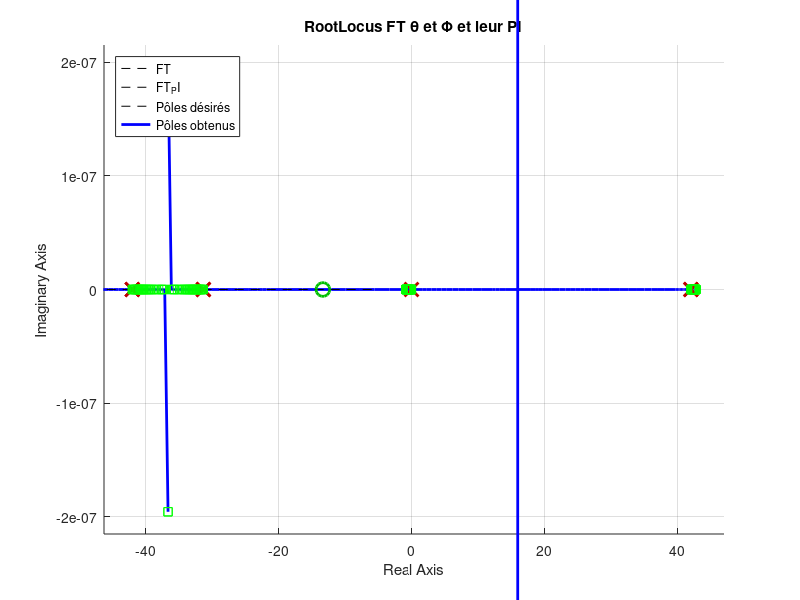

This figure's MATLAB source:
% S5 Projet - TEAM Kirby
% Asservissements (Inclinaison plaque)
clc
close all
clear
clc

% Contrôle de l'affichage et FT
showGraphicsAndData = 1;
useLocalTransferFunction = 1;


% Fonction de transfert en entrée
if useLocalTransferFunction == 0
    FT_theta_phi = 0;% besoin de FT
else  
    numFT_theta_phi = [9744];
    denFT_theta_phi = [1 31.3 -1767 -55320];
    FT_theta_phi = tf(numFT_theta_phi,denFT_theta_phi);
end

% Spécifications
% ➢ dépassement maximum : 𝑀𝑃𝜃𝜑 = 5.0 %
% ➢ temps de stabilisation à 2% : 𝑡𝑠𝜃𝜑 = 0.030 s
% ➢ temps du premier pic: 𝑡𝑃𝜃𝜑 = 0.025 s
% ➢ temps de montée (10-90%) : 𝑡𝑟𝜃𝜑 = 0.020 s
% ➢ erreur en régime permanent à une consigne échelon : nulle

Mp_theta_phi = 5;           % En pourcent
ts2pc_theta_phi = 0.030;    % En secondes
tp_theta_phi = 0.025;       % En secondes
tr_10_90_theta_phi = 0.020; % En secondes

% Valeurs 
F=10;

% Spécifications dérivées
Phi_theta_phi = atand(-pi/log(Mp_theta_phi/100));
Zeta_theta_phi = cosd(Phi_theta_phi);
wn_ts2pc = 4./(ts2pc_theta_phi.*Zeta_theta_phi);
wn_tr_10_90 = (1 + 1.1.*Zeta_theta_phi +1.4.*(Zeta_theta_phi.^2))./tr_10_90_theta_phi;
wn_tp = pi/(tp_theta_phi.*sqrt(1-Zeta_theta_phi^2));
wn_theta_phi = wn_ts2pc;
wa_theta_phi = wn_theta_phi*sqrt(1-Zeta_theta_phi^2);
p_des_theta_phi = [((-wn_theta_phi*Zeta_theta_phi) + wa_theta_phi.*1i); ((-wn_theta_phi*Zeta_theta_phi) - wa_theta_phi.*1i)];
s_des_theta_phi = p_des_theta_phi(1);
if showGraphicsAndData == 1
    disp(['Φ = ', num2str(Phi_theta_phi)])
    disp(['ζ = ', num2str(Zeta_theta_phi)])
    disp(' ')
    disp(['ωn dérivé de ts(2%)     = ', num2str(wn_ts2pc), ' rad/s  <----'])
    disp(['ωn dérivé de tr(10-90%) = ', num2str(wn_tr_10_90), ' rad/s'])
    disp(['ωn dérivé de tp         = ', num2str(wn_tp), ' rad/s'])
    disp(' ')
    disp(['ωa dérivé de ωn         = ', num2str(wa_theta_phi), ' rad/s'])
    disp('Les pôles désirés sont à :')
    disp(num2str(p_des_theta_phi(1)))
    disp(num2str(p_des_theta_phi(2)))
    disp(' ')
end

[numFT_theta_phi,denFT_theta_phi] = tfdata(FT_theta_phi,'v');

Kpos_now_theta_phi = numFT_theta_phi(end)./denFT_theta_phi(end);
Kvel_des = 100;
Zpi = real(s_des_theta_phi)./F;
Ki_theta_phi = Kvel_des./Kpos_now_theta_phi;
Kp_theta_phi = -Ki_theta_phi./Zpi;

numPI_theta_phi = [1 -Zpi];
denPI_theta_phi = [1 0];
PI_theta_phi = tf(Kp_theta_phi.*numPI_theta_phi,denPI_theta_phi);
FT_theta_phi_PI = PI_theta_phi*FT_theta_phi;


if showGraphicsAndData == 1
    disp('==========Compensateur PI==========')
    disp(' ')
    disp(['Kpos actuel = ', num2str(Kpos_now_theta_phi)])
    disp(['Kvel désiré = ', num2str(Kvel_des)])
    disp(['Ki desiré = ', num2str(Ki_theta_phi)])
    disp(['Kp désiré = ', num2str(Kp_theta_phi)])
    disp(' ')
    disp('La fonction de transfert du PI est : ')
    PI_theta_phi
    
    figure('Name','RootLocus FT theta et phi ainsi que leur PI')
    hold on
    rlocus(FT_theta_phi,'b')
    rlocus(FT_theta_phi_PI,'r')
    p_des_rl = rlocus(FT_theta_phi_PI,1);
    plot(real(p_des_theta_phi),imag(p_des_theta_phi),'p','MarkerEdgeColor','b')
    plot(real(p_des_rl),imag(p_des_rl),'s','MarkerEdgeColor','g')
    legend('FT','FT_PI','Pôles désirés','Pôles obtenus','Location','NorthWest')
    title('RootLocus FT \theta et \Phi et leur PI')
    hold off
end



